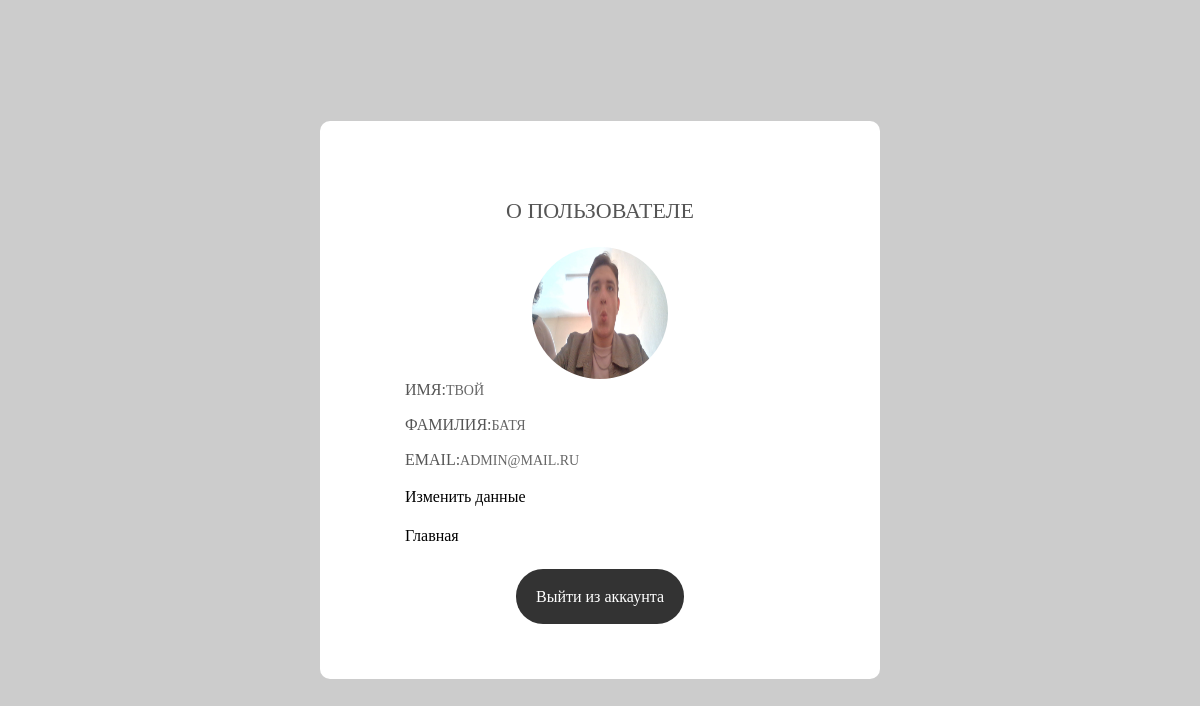
/account/ (signed in), run on the app's committed database.
### users/models.py (models this page shows, shortened)
class User(AbstractBaseUser, PermissionsMixin):
    avatar = models.ImageField(upload_to='users/')
    firstname = models.CharField(max_length=200)
    surname = models.CharField(max_length=200)
    email = models.EmailField(verbose_name='email address',
                              unique=True)
    is_staff = models.BooleanField(
        verbose_name='staff status',
        default=False,
    )
    is_active = models.BooleanField(
        verbose_name='active',
        default=True,
    )
    objects = UserManager()
    USERNAME_FIELD = 'email'

### users/views.py (the view)
# urls.py: path('account/', views.account, ),
def account(request):
    template_name = '../templates/account.html'
    context = {
        'user': request.user,}
    if not request.user.is_authenticated:
        return HttpResponseForbidden('User is not loged in')
    return render(request, template_name, context)

### templates/account.html (shortened to what this page needs)
{% load static %}
<!DOCTYPE html>
<html lang="en">
<head>
	<link rel="stylesheet" type="text/css" href="{% static 'vendor/bootstrap/css/bootstrap.min.css' %}">
	<link rel="stylesheet" type="text/css" href="{% static 'fonts/font-awesome-4.7.0/css/font-awesome.min.css' %}">
	<link rel="stylesheet" type="text/css" href="{% static 'fonts/Linearicons-Free-v1.0.0/icon-font.min.css' %}">
	<link rel="stylesheet" type="text/css" href="{% static 'vendor/animate/animate.css' %}">
	<link rel="stylesheet" type="text/css" href="{% static 'vendor/css-hamburgers/hamburgers.min.css' %}">
	<link rel="stylesheet" type="text/css" href="{% static 'vendor/animsition/css/animsition.min.css' %}">
	<link rel="stylesheet" type="text/css" href="{% static 'vendor/select2/select2.min.css' %}">
	<link rel="stylesheet" type="text/css" href="vendor/daterangepicker/daterangepicker.css' %}">
	<link rel="stylesheet" type="text/css" href="{% static 'css/util.css' %}">
	<link rel="stylesheet" type="text/css" href="{% static 'css/main.css' %}">
</head>
<body>
	<div class="limiter">
		<div class="container-login100">
			<div class="wrap-login100 p-l-85 p-r-85 p-t-55 p-b-55 account">
				<span class="txt4 m-b-20 m-t-20">
					О пользователе
				</span>
				<div class="addimg">
					<img class="avatar" src="{{ request.user.avatar.url }}" alt="">
				</div>
				<span class="txt1 p-b-11">
					Имя: <p>{{user.firstname}}</p>
				</span>
				<span class="txt1 p-b-11">
					Фамилия: <p>{{user.surname}}</p>
				</span>
				<span class="txt1 p-b-11">
					Email: <p>{{user.email}} </p>
				</span>
				<a class="p-b-11" href="/change/"> Изменить данные</a>
				<div class="create">
					<span><a href="/">Главная</a></span>
				</div>
				<div class="container-login100-form-btn">
				<a href="/logout/">	<button class="login100-form-btn">
						Выйти из аккаунта
					</button>
				</a>
				</div>
			</div>
		</div>
	</div>
</body>
</html>

### static/css/main.css (style rules this page uses)
a { text-decoration: none; }
* { margin: 0px; padding: 0px; box-sizing: border-box; }
body, html { height: 100%; font-family: Raleway-Regular, sans-serif; }
a { font-family: Raleway-Regular; ; line-height: 1.7; color: #000; margin: 0px; transition: all 0.4s; -webkit-transition: all 0.4s; -o-transition: all 0.4s; -moz-transition: all 0.4s; }
p { font-family: Raleway-Regular; font-size: 14px; line-height: 1.7; color: #666666; margin: 0px; }
button { outline: none !important; border: none; background: transparent; }
.addimg { display: flex; flex-flow: column; align-items: center }
.addimg img { width: 35% }
.txt1 { font-family: Raleway-SemiBold; font-size: 16px; color: #555555; line-height: 1.4; text-transform: uppercase; display: flex }
.txt4 { font-family: Raleway-SemiBold; font-size: 22px; color: #555555; line-height: 1.4; text-align: center; text-transform: uppercase; }
.limiter { width: 100%; margin: 0 auto; background-color: rgba(0,0,0,0.2) }
.container-login100 { width: 100%; min-height: 100vh; display: -webkit-box; display: -webkit-flex; display: -moz-box; display: -ms-flexbox; display: flex; flex-wrap: wrap; justify-content: center; align-items: center; padding: 15px; }
.wrap-login100 { width: 560px; background: #fff; border-radius: 10px; position: relative; }
.account { display: flex; flex-flow: column; }
.avatar { width: 132px; height: 132px; margin: 0 auto; overflow: hidden; border-radius: 50%; }
.create { display: flex; flex-flow: column; }
.create span { margin-bottom: 20px }
.create a { font-size: !important }
.container-login100-form-btn { width: 100%; display: -webkit-box; display: -webkit-flex; display: -moz-box; display: -ms-flexbox; display: flex; flex-wrap: wrap; justify-content: center }
.login100-form-btn { font-family: Raleway-Bold; font-size: 16px; color: #fff; line-height: 1.2; display: -webkit-box; display: -webkit-flex; display: -moz-box; display: -ms-flexbox; display: flex; justify-content: center; align-items: center; padding: 0 20px; min-width: 150px; height: 55px; background-color: #333333; border-radius: 27px; -webkit-transition: all 0.4s; -o-transition: all 0.4s; -moz-transition: all 0.4s; transition: all 0.4s; }

### data on the page
User: user.avatar (picture), firstname "ТВОЙ", surname "БАТЯ", email "ADMIN@MAIL.RU"
